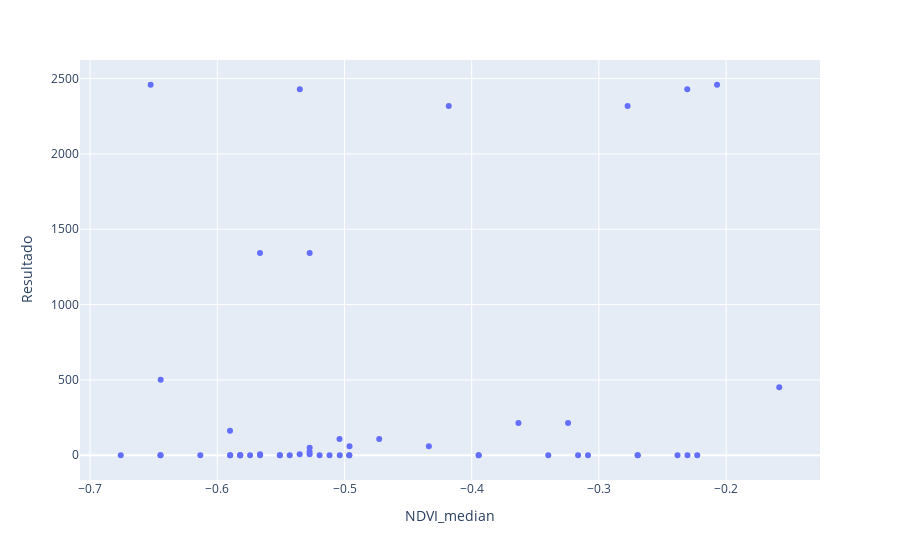

Notebook source saved alongside this figure:
### Code cell
px.scatter(vigi_gee, x="NDVI_median", y="Resultado")

### Figure 1 — Plotly figure (JSON) as saved in the notebook; plotly's stock layout.template omitted (floating-point values rounded to 4 significant figures)
{"data": [{"hovertemplate": "NDVI_median=%{x}<br>Resultado=%{y}<extra></extra>", "legendgroup": "", "marker": {"color": "#636efa", "symbol": "circle"}, "mode": "markers", "name": "", "orientation": "h", "showlegend": false, "type": "scatter", "x": [-0.6445, -0.2304, -0.6759, -0.5508, -0.5352, -0.5274, -0.5664, -0.6524, -0.2071, -0.59, -0.6447, -0.2774, -0.418, -0.3164, -0.5275, -0.5899, -0.4962, -0.582, -0.6447, -0.6133, -0.5039, -0.4727, -0.5742, -0.582, -0.4337, -0.496, -0.5508, -0.2227, -0.582, -0.5899, -0.3398, -0.1582, -0.5351, -0.2305, -0.3945, -0.2382, -0.5663, -0.5196, -0.5118, -0.3243, -0.3632, -0.2695, -0.2695, -0.5037, -0.4963, -0.5274, -0.5664, -0.5274, -0.3945, -0.543, -0.3086], "xaxis": "x", "y": [501, 0, 0, 0, 7, 7, 7, 2459, 2459, 162, 0, 2318, 2318, 0, 24, 0, 0, 0, 0, 0, 108, 108, 0, 0, 59, 59, 0, 0, 0, 0, 0, 452, 2429, 2429, 0, 0, 0, 0, 0, 214, 214, 0, 0, 0, 0, 1343, 1343, 50, 0, 0, 0], "yaxis": "y"}], "layout": {"legend": {"tracegroupgap": 0}, "margin": {"t": 60}, "xaxis": {"anchor": "y", "domain": [0, 1], "title": {"text": "NDVI_median"}}, "yaxis": {"anchor": "x", "domain": [0, 1], "title": {"text": "Resultado"}}}}
